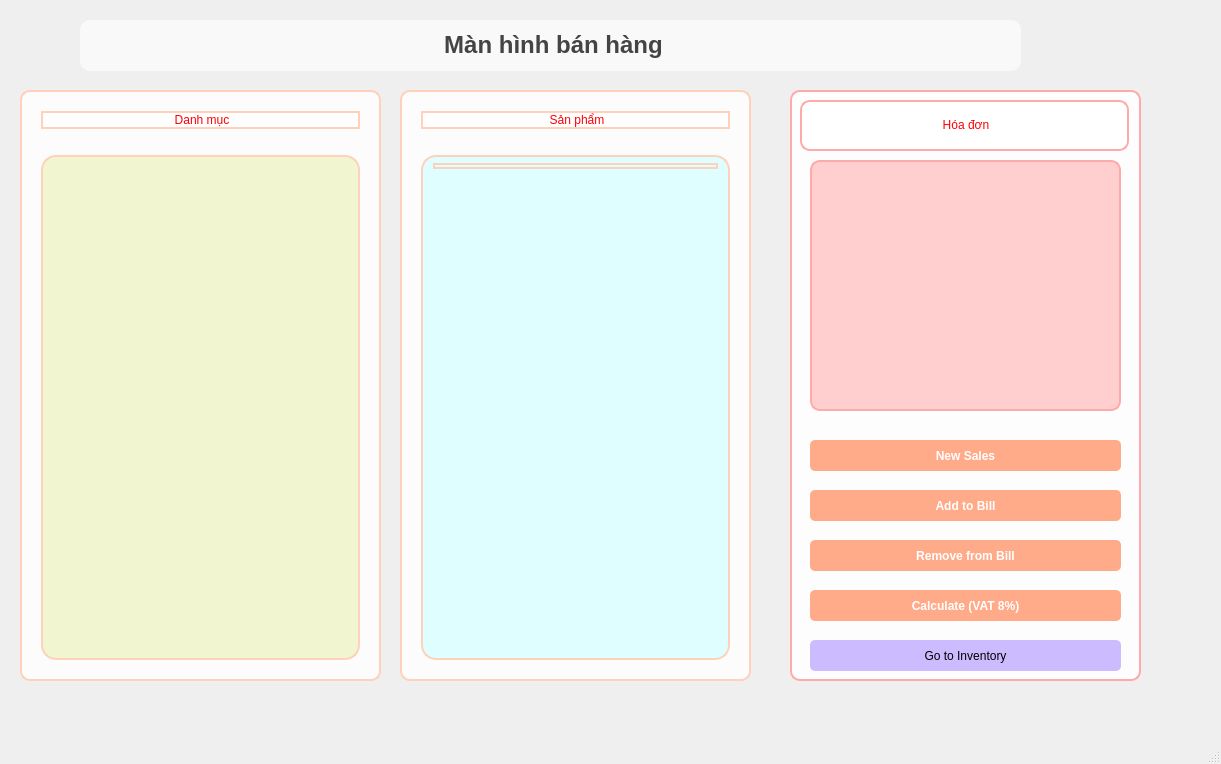
<?xml version="1.0" encoding="UTF-8"?>
<ui version="4.0">
 <class>MainWindow</class>
 <widget class="QMainWindow" name="MainWindow">
  <property name="geometry">
   <rect>
    <x>0</x>
    <y>0</y>
    <width>1221</width>
    <height>764</height>
   </rect>
  </property>
  <property name="windowTitle">
   <string>Sales_MainWindow</string>
  </property>
  <widget class="QWidget" name="centralwidget">
   <widget class="QFrame" name="frame">
    <property name="geometry">
     <rect>
      <x>10</x>
      <y>80</y>
      <width>381</width>
      <height>611</height>
     </rect>
    </property>
    <property name="toolTip">
     <string>&lt;html&gt;&lt;head/&gt;&lt;body&gt;&lt;p align=&quot;center&quot;&gt;&lt;span style=&quot; font-size:16pt; font-weight:600; color:#ff0000;&quot;&gt;Danh mục&lt;/span&gt;&lt;/p&gt;&lt;/body&gt;&lt;/html&gt;</string>
    </property>
    <property name="styleSheet">
     <string notr="true">  QFrame {
              background-color: rgba(255, 255, 255, 0.8);
              border: 2px solid #FFD1BA;
              border-radius: 10px;
              margin: 10px;
          }
         </string>
    </property>
    <property name="frameShape">
     <enum>QFrame::StyledPanel</enum>
    </property>
    <property name="frameShadow">
     <enum>QFrame::Raised</enum>
    </property>
    <layout class="QVBoxLayout" name="verticalLayout">
     <item>
      <widget class="QLabel" name="label">
       <property name="toolTip">
        <string>&lt;html&gt;&lt;head/&gt;&lt;body&gt;&lt;p align=&quot;center&quot;&gt;&lt;span style=&quot; font-size:18pt; font-weight:600; color:#ff220e;&quot;&gt;Danh mục &lt;/span&gt;&lt;/p&gt;&lt;/body&gt;&lt;/html&gt;</string>
       </property>
       <property name="styleSheet">
        <string notr="true">font: 75 16pt &quot;MS Shell Dlg 2&quot;;
color: rgb(252, 1, 7);

</string>
       </property>
       <property name="text">
        <string>&lt;html&gt;&lt;head/&gt;&lt;body&gt;&lt;p align=&quot;center&quot;&gt;Danh mục&lt;/p&gt;&lt;/body&gt;&lt;/html&gt;</string>
       </property>
      </widget>
     </item>
     <item>
      <widget class="QListWidget" name="listWidgetCategory">
       <property name="styleSheet">
        <string notr="true">border-radius: 15px;
background-color: #F2F6D0;
color: rgb(0, 0, 0);</string>
       </property>
      </widget>
     </item>
    </layout>
   </widget>
   <widget class="QLabel" name="label_2">
    <property name="geometry">
     <rect>
      <x>70</x>
      <y>10</y>
      <width>961</width>
      <height>71</height>
     </rect>
    </property>
    <property name="styleSheet">
     <string notr="true">
        QLabel {
            font-size: 24px;
            font-weight: bold;
            color: #444444;
            margin: 10px;
            background-color: rgba(255,255,255,0.6);
            border-radius: 10px;
            padding: 5px 10px;
        }
       </string>
    </property>
    <property name="text">
     <string>&lt;html&gt;&lt;head/&gt;&lt;body&gt;&lt;p align=&quot;center&quot;&gt;Màn hình bán hàng&lt;/p&gt;&lt;/body&gt;&lt;/html&gt;</string>
    </property>
   </widget>
   <widget class="QFrame" name="frame_2">
    <property name="geometry">
     <rect>
      <x>390</x>
      <y>80</y>
      <width>371</width>
      <height>611</height>
     </rect>
    </property>
    <property name="styleSheet">
     <string notr="true">
          QFrame {
              background-color: rgba(255, 255, 255, 0.8);
              border: 2px solid #FFD1BA;
              border-radius: 10px;
              margin: 10px;
          }
         </string>
    </property>
    <property name="frameShape">
     <enum>QFrame::StyledPanel</enum>
    </property>
    <property name="frameShadow">
     <enum>QFrame::Raised</enum>
    </property>
    <layout class="QVBoxLayout" name="verticalLayout_2">
     <item>
      <widget class="QLabel" name="label_3">
       <property name="toolTip">
        <string>&lt;html&gt;&lt;head/&gt;&lt;body&gt;&lt;p align=&quot;center&quot;&gt;&lt;span style=&quot; font-size:18pt; font-weight:600; color:#ff220e;&quot;&gt;Danh mục &lt;/span&gt;&lt;/p&gt;&lt;/body&gt;&lt;/html&gt;</string>
       </property>
       <property name="styleSheet">
        <string notr="true">font: 75 16pt &quot;MS Shell Dlg 2&quot;;
color: rgb(252, 1, 7);
</string>
       </property>
       <property name="text">
        <string>&lt;html&gt;&lt;head/&gt;&lt;body&gt;&lt;p align=&quot;center&quot;&gt;Sản phẩm&lt;/p&gt;&lt;/body&gt;&lt;/html&gt;</string>
       </property>
      </widget>
     </item>
     <item>
      <widget class="QTableWidget" name="tableWidgetProduct">
       <property name="styleSheet">
        <string notr="true">border-radius: 15px;
background-color: rgb(222, 254, 255);
color: rgb(0, 0, 0);</string>
       </property>
       <column>
        <property name="text">
         <string>1</string>
        </property>
       </column>
       <column>
        <property name="text">
         <string>2</string>
        </property>
       </column>
       <column>
        <property name="text">
         <string>3</string>
        </property>
       </column>
      </widget>
     </item>
    </layout>
   </widget>
   <widget class="QFrame" name="frame_3">
    <property name="geometry">
     <rect>
      <x>780</x>
      <y>80</y>
      <width>371</width>
      <height>611</height>
     </rect>
    </property>
    <property name="styleSheet">
     <string notr="true">
          QFrame {
              background-color: rgba(255, 255, 255, 0.9);
              border: 2px solid #FFAAAA;
              border-radius: 10px;
              margin: 10px;
          }
         </string>
    </property>
    <property name="frameShape">
     <enum>QFrame::StyledPanel</enum>
    </property>
    <property name="frameShadow">
     <enum>QFrame::Raised</enum>
    </property>
    <widget class="QLabel" name="label_4">
     <property name="geometry">
      <rect>
       <x>10</x>
       <y>10</y>
       <width>349</width>
       <height>71</height>
      </rect>
     </property>
     <property name="toolTip">
      <string>&lt;html&gt;&lt;head/&gt;&lt;body&gt;&lt;p align=&quot;center&quot;&gt;&lt;span style=&quot; font-size:18pt; font-weight:600; color:#ff220e;&quot;&gt;Danh mục &lt;/span&gt;&lt;/p&gt;&lt;/body&gt;&lt;/html&gt;</string>
     </property>
     <property name="styleSheet">
      <string notr="true">font: 75 16pt &quot;MS Shell Dlg 2&quot;;
color: rgb(252, 1, 7);

</string>
     </property>
     <property name="text">
      <string>&lt;html&gt;&lt;head/&gt;&lt;body&gt;&lt;p align=&quot;center&quot;&gt;Hóa đơn&lt;/p&gt;&lt;/body&gt;&lt;/html&gt;</string>
     </property>
    </widget>
    <widget class="QListWidget" name="listWidgetBill">
     <property name="geometry">
      <rect>
       <x>20</x>
       <y>70</y>
       <width>331</width>
       <height>271</height>
      </rect>
     </property>
     <property name="styleSheet">
      <string notr="true">color: rgb(255, 237, 255);
background-color: #FFCFCF;</string>
     </property>
    </widget>
    <widget class="QPushButton" name="pushButtonNewSales">
     <property name="geometry">
      <rect>
       <x>30</x>
       <y>360</y>
       <width>311</width>
       <height>31</height>
      </rect>
     </property>
     <property name="styleSheet">
      <string notr="true">
             QPushButton {
                 background-color: #FFAA88;
                 color: white;
                 border-radius: 5px;
                 padding: 8px;
                 font-weight: bold;
             }
             QPushButton:hover {
                 background-color: #FF8866;
             }
             QPushButton:pressed {
                 background-color: #FF6644;
             }
            </string>
     </property>
     <property name="text">
      <string>New Sales</string>
     </property>
    </widget>
    <widget class="QPushButton" name="pushButtonAddBill">
     <property name="geometry">
      <rect>
       <x>30</x>
       <y>410</y>
       <width>311</width>
       <height>31</height>
      </rect>
     </property>
     <property name="styleSheet">
      <string notr="true">
             QPushButton {
                 background-color: #FFAA88;
                 color: white;
                 border-radius: 5px;
                 padding: 8px;
                 font-weight: bold;
             }
             QPushButton:hover {
                 background-color: #FF8866;
             }
             QPushButton:pressed {
                 background-color: #FF6644;
             }
            </string>
     </property>
     <property name="text">
      <string>Add to Bill</string>
     </property>
    </widget>
    <widget class="QPushButton" name="pushButtonRemoveFromBill">
     <property name="geometry">
      <rect>
       <x>30</x>
       <y>460</y>
       <width>311</width>
       <height>31</height>
      </rect>
     </property>
     <property name="styleSheet">
      <string notr="true">
             QPushButton {
                 background-color: #FFAA88;
                 color: white;
                 border-radius: 5px;
                 padding: 8px;
                 font-weight: bold;
             }
             QPushButton:hover {
                 background-color: #FF8866;
             }
             QPushButton:pressed {
                 background-color: #FF6644;
             }
            </string>
     </property>
     <property name="text">
      <string>Remove from Bill</string>
     </property>
    </widget>
    <widget class="QPushButton" name="pushButtonCalculate">
     <property name="geometry">
      <rect>
       <x>30</x>
       <y>510</y>
       <width>311</width>
       <height>31</height>
      </rect>
     </property>
     <property name="styleSheet">
      <string notr="true">
             QPushButton {
                 background-color: #FFAA88;
                 color: white;
                 border-radius: 5px;
                 padding: 8px;
                 font-weight: bold;
             }
             QPushButton:hover {
                 background-color: #FF8866;
             }
             QPushButton:pressed {
                 background-color: #FF6644;
             }
            </string>
     </property>
     <property name="text">
      <string>Calculate (VAT 8%)</string>
     </property>
    </widget>
    <widget class="QPushButton" name="pushButtonInventory">
     <property name="geometry">
      <rect>
       <x>30</x>
       <y>560</y>
       <width>311</width>
       <height>31</height>
      </rect>
     </property>
     <property name="styleSheet">
      <string notr="true">
             QPushButton {
                 background-color: #CCBBFF;
                 color: black;
                 border-radius: 5px;
                 padding: 8px;
             }
             QPushButton:hover {
                 background-color: #9988FF;
                 color: white;
             }
             QPushButton:pressed {
                 background-color: #7766DD;
             }
            </string>
     </property>
     <property name="text">
      <string>Go to Inventory</string>
     </property>
    </widget>
   </widget>
  </widget>
  <widget class="QMenuBar" name="menubar">
   <property name="geometry">
    <rect>
     <x>0</x>
     <y>0</y>
     <width>1221</width>
     <height>24</height>
    </rect>
   </property>
  </widget>
  <widget class="QStatusBar" name="statusbar"/>
 </widget>
 <resources/>
 <connections/>
</ui>
